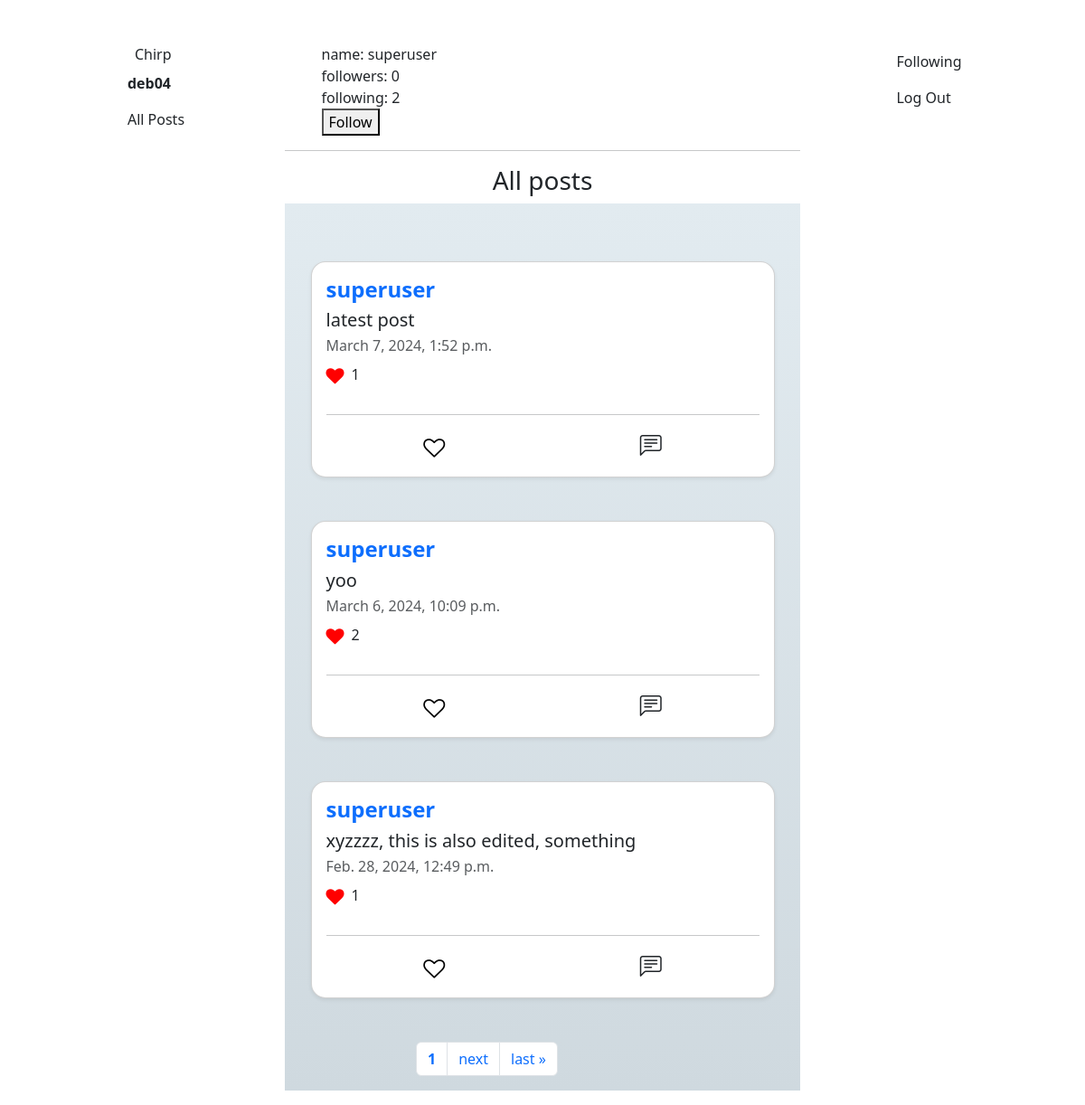
The app's page /profile/superuser (signed in) with its own data.
### network/models.py (models this page shows)
class User(AbstractUser, models.Model):
    follower_count = models.IntegerField(default=0)
    following_count = models.IntegerField(default=0)
    follower_list = models.ManyToManyField('User', blank=True, related_name='followers')
    following_list = models.ManyToManyField('User', blank=True, related_name='following')

class Posts(models.Model):
    username = models.ForeignKey('User', null=True, on_delete=models.SET_NULL, related_name='all_posts')
    post_content = models.CharField(max_length=1000)
    creation_time = models.DateTimeField(auto_now_add=True, blank=True, null=True)
    likes = models.IntegerField(default=0)
    liked_by = models.ManyToManyField('User', blank=True, related_name='likes')

### network/views.py (the view)
# urls.py: path("profile/<str:name>", views.profile_view, name="profile"),
def profile_view(request, name):
    all_posts = User.objects.get(username=name).all_posts.all().order_by('-creation_time')
    paginator = Paginator(all_posts, 3)
    pg_number = request.GET.get("page")
    pg_obj = paginator.get_page(pg_number)
    return render(request, "network/index.html", {
        "post_form": "profile_pg",
        "user_profile": User.objects.get(username=name),
        "all_posts": pg_obj
    })

### network/templates/network/index.html (shortened to what this page needs)
{% extends "network/layout.html" %}
{% load static %}
{% block body %}
  {% if post_form == "profile_pg" %}
    <div class="product-container container-fluid" style="width: 90%;">
      name: {{ user_profile.username }}
      <br>
      followers: {{ user_profile.follower_count }}
      <br>
      following: {{ user_profile.following_count }}
      <br>
      {% if user.is_authenticated and user.username != user_profile.username %}
          <a href="{% url 'followrequest' user_profile.username %}">
              <button>
                  {% if user in user_profile.follower_list.all %}
                      Unfollow
                  {% else %}
                      Follow
                  {% endif %}
              </button>
          </a>
          <br>
      {% endif %}
    </div>
  {% endif %}
  <hr>
  <h3 class="text-center">All posts </h3>
  <div class="pt-3" style="background: linear-gradient(to top, #cfd9df 0%, #e2ebf0 100%);">
    {% for post in all_posts %}
    <div class="product-container rounded-4 container-fluid card my-5 shadow-sm p-3" style="width: 90%;">
      <div class="d-flex justify-content-between">
        <a class="text-decoration-none" href="{% url 'profile' post.username %}">
          <h4 class="fw-bold">{{ post.username }}</h4>
        </a>
      </div>
      <h5 id="post-{{post.id}}">{{ post.post_content }}</h5>
      <p class="card-subtitle mb-2 text-muted">{{ post.creation_time }}</p>
      <div class="d-flex">
        <i class="fa fa-heart pt-1" style="font-size:20px;color:red"></i>
        <p class="px-2" id="likecount-{{post.id}}">{{ post.likes }}</p>
      </div>
      <hr>
      <div class="d-flex justify-content-around">
        {% if user.is_authenticated %}
        <div id="like-{{post.id}}" onclick="like_post(id)">
          {% if user in post.liked_by.all %}
            <i class="fa fa-heart mt-2" style="font-size:24px;color:red"></i>
          {% else %}
            <i class="fa fa-heart-o mt-2" style="font-size:24px;color:black"></i>
          {% endif %}
        </div>
        {% endif %}
        <div id="loadcomment-{{post.id}}" onclick="load_comments(id)">
          <i class="bi bi-chat-left-text" style="font-size: 24px;"></i>
        </div>
      </div>
    </div>
  {% endfor %}
  <div class="product-container container-fluid" style="width: 25rem;">
    <ul class="pagination px-5">
      <li class="page-item">
          <p class="page-link fw-bold">{{ all_posts.number }}</p>
      </li>
      {% if all_posts.has_next %}
        <li class="page-item">
          <a href="?page={{ all_posts.next_page_number }}" class="page-link">next</a>
        </li>
        <li class="page-item">
          <a href="?page={{ all_posts.paginator.num_pages }}" class="page-link">last &raquo;</a>
        </li>
      {% endif %}
    </ul>
  </div>
  </div>
{% endblock %}

### network/templates/network/layout.html (shortened to what this page needs)
{% load static %}
<!DOCTYPE html>
<html lang="en">
    <head>
        <link rel="stylesheet" href="https://cdn.jsdelivr.net/npm/bootstrap@5.3.2/dist/css/bootstrap.min.css">
        <link rel="stylesheet" href="https://cdn.jsdelivr.net/npm/bootstrap-icons@1.3.0/font/bootstrap-icons.css">
        <link rel="stylesheet" href="https://cdnjs.cloudflare.com/ajax/libs/font-awesome/4.7.0/css/font-awesome.min.css">
        <link href="{% static 'network/styles.css' %}" rel="stylesheet">
    </head>
    <body>
        <div class="container">
            <div class="row">
                <div class="col-md-3 pt-5 d-flex justify-content-center">
                    <nav class="navigation-bar">
                        <ul class="navbar-nav d-flex flex-column">
                            <li class="nav-item">
                                <a class="navbar-brand mx-2" href="#">Chirp</a>
                            </li>
                        {% if user.is_authenticated %}
                            <li class="nav-item">
                                <a class="nav-link" href="{% url 'profile' user.username %}"><strong>{{ user.username }}</strong></a>
                            </li>
                        {% endif %}
                            <li class="nav-item">
                                <a class="nav-link" href="{% url 'index' %}">All Posts</a>
                            </li>
                        </ul>
                      </nav>
                </div>
                <div class="col-md-6 pt-5 px-0">
                    {% block body %}
                    {% endblock %}
                </div>
                <div class="col-md-3 pt-5 d-flex justify-content-center">
                    <nav class="navigation-bar">
                        <ul class="navbar-nav d-flex flex-column">
                        {% if user.is_authenticated %}
                            <li class="nav-item">
                                <a class="nav-link" href="{% url 'following' %}">Following</a>
                            </li>
                            <li class="nav-item">
                                <a class="nav-link" href="{% url 'logout' %}">Log Out</a>
                            </li>
                        {% endif %}
                        </ul>
                      </nav>
                </div>
            </div>
        </div>
    </body>
</html>

### network/static/network/styles.css (style rules this page uses)
.navigation-bar { position: relative; }
@media (min-width: 768px) { .navigation-bar { position: fixed; } }

### records on screen
User: username "deb04"
User: username "superuser", follower_count "0", following_count "2"
Posts: username "superuser", post_content "latest post", creation_time "March 7, 2024, 1:52 p.m.", likes "1"
Posts: username "superuser", post_content "yoo", creation_time "March 6, 2024, 10:09 p.m.", likes "2"
Posts: username "superuser", post_content "xyzzzz, this is also edited, something", creation_time "Feb. 28, 2024, 12:49 p.m.", likes "1"

### other values on screen
{{ all_posts.number }} "1"
